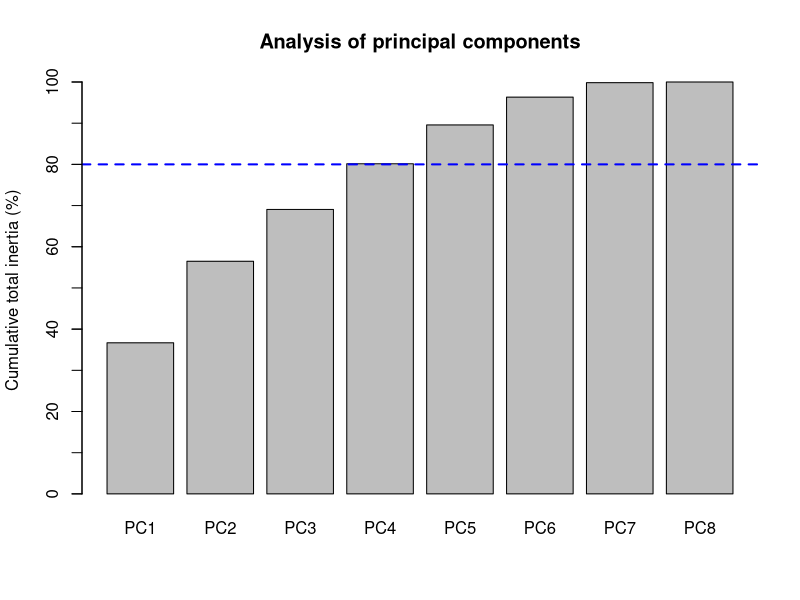
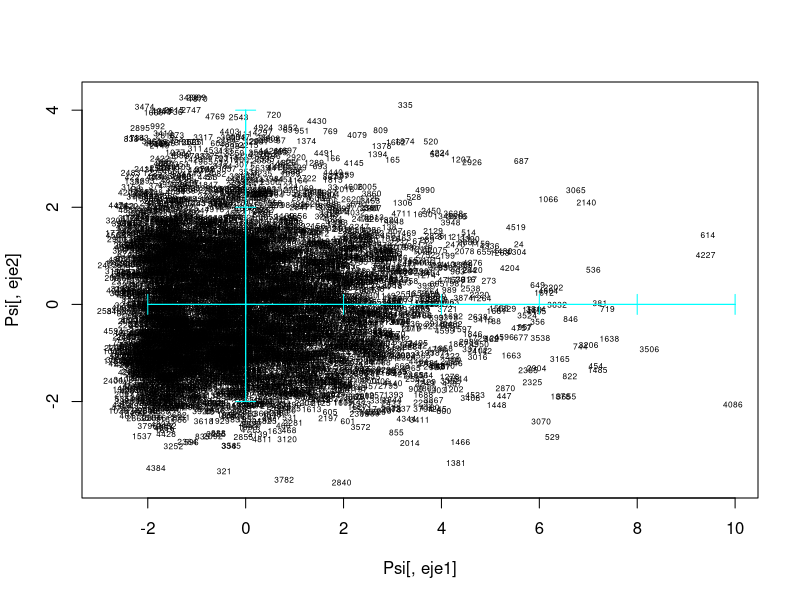
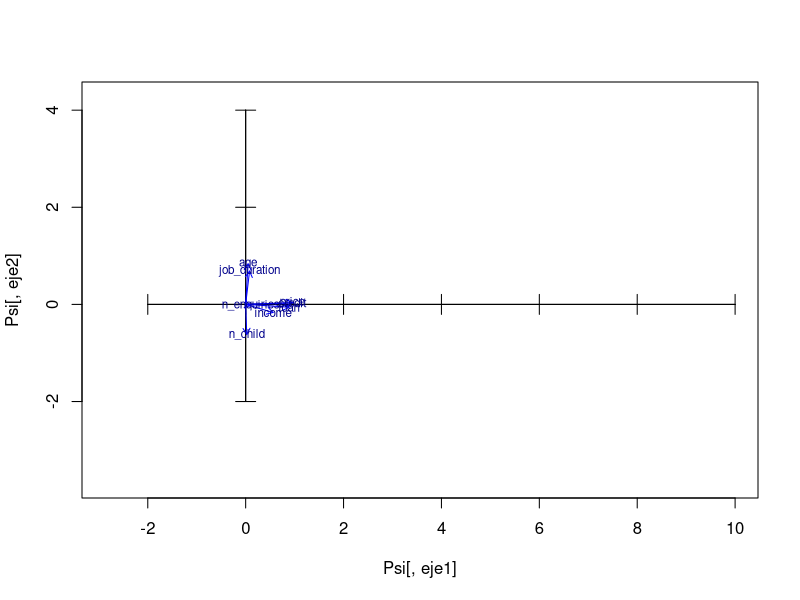
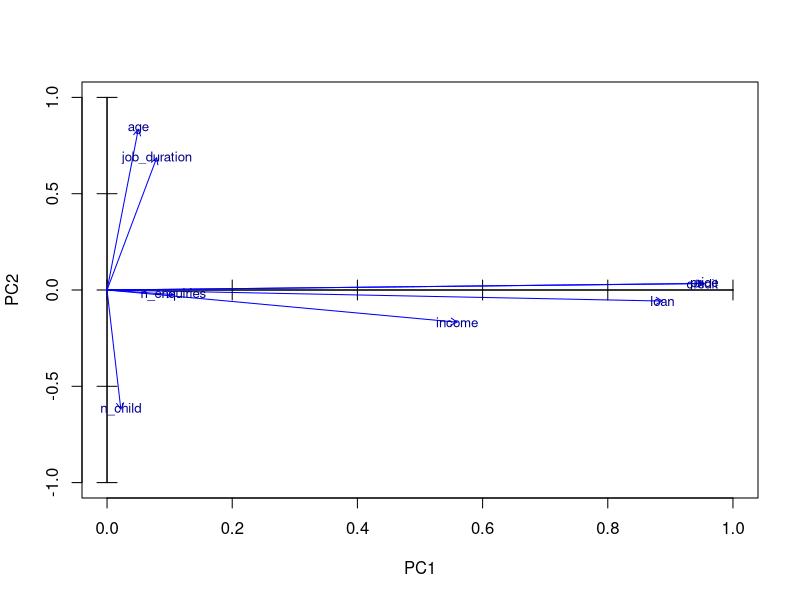
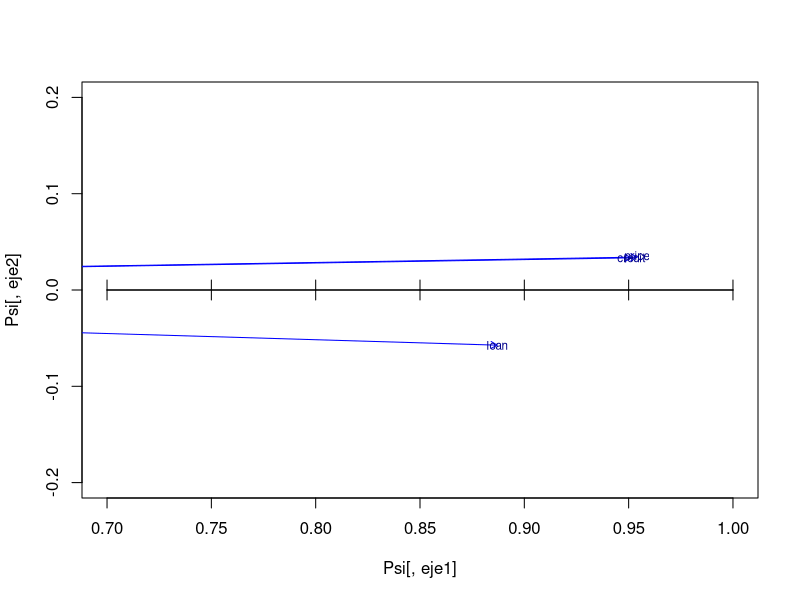
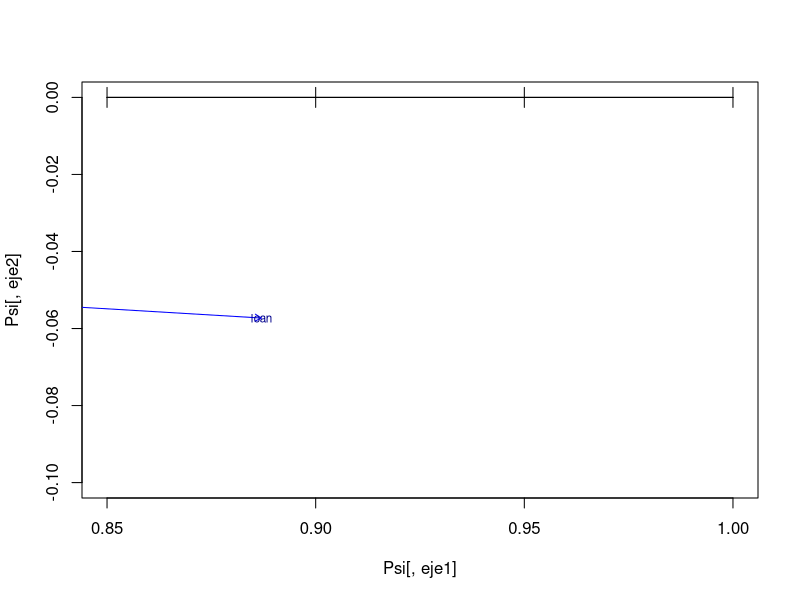
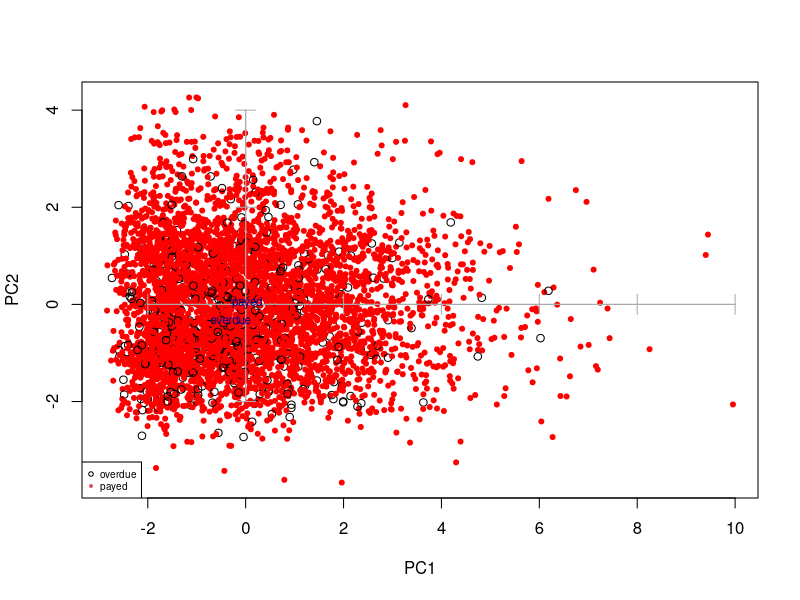
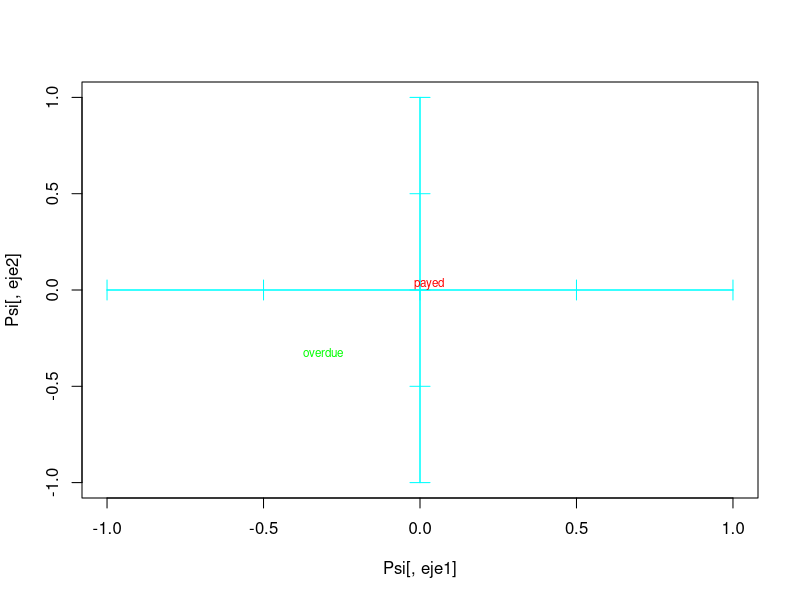

Write the R code that produced these figures, in order.
## ---- chunk 1
library(car)
## ---- chunk 2
df <- read.csv("2. Bank-India-preprocessed-data.csv")
data = df
## ---- chunk 3
# Here we can see the output of the PCA 
numeriques <- which(sapply(data,is.numeric))
# We don't include id for the analysis
numeriques = numeriques[-1]

dcon <- data[,numeriques]
sapply(dcon,class)

pc1 <- prcomp(dcon, scale=TRUE)
pc1
## ---- chunk 4
barplot(100*cumsum(pc1$sdev[1:dim(dcon)[2]]^2)/dim(dcon)[2], main = 
        'Analysis of principal components', 
        names.arg = c("PC1", "PC2", "PC3", "PC4", "PC5",
        "PC6", "PC7", "PC8"), ylab = "Cumulative total inertia (%)")

abline(80,0, col = "blue", lwd = 2, lty = 2)
axis(side=2, at=(seq(0, 100, by=10)), labels = FALSE)

## ---- chunk 5
# Select only 4 components
nd = 4
Psi = pc1$x[,1:nd]

# STORAGE OF LABELS FOR INDIVIDUALS AND VARIABLES

iden = row.names(dcon)
etiq = names(dcon)
ze = rep(0,length(etiq)) # WE WILL NEED THIS VECTOR AFTERWARDS FOR THE GRAPHICS

# PLOT OF INDIVIDUALS

#Select the component to be plot on our axis
eje1<-1
eje2<-2

# Here is were we create the shadows

plot(Psi[,eje1],Psi[,eje2], type="n")
text(Psi[,eje1],Psi[,eje2],labels=iden, cex=0.5)
axis(side=1, pos= 0, labels = F, col="cyan")
axis(side=3, pos= 0, labels = F, col="cyan")
axis(side=2, pos= 0, labels = F, col="cyan")
axis(side=4, pos= 0, labels = F, col="cyan")


# Projection of variables
# Correlation between original variables and the principal components
Phi = cor(dcon,Psi)

#select our axes

X<-Phi[,eje1]
Y<-Phi[,eje2]

plot(Psi[,eje1],Psi[,eje2],type="n")
axis(side=1, pos= 0, labels = F)
axis(side=3, pos= 0, labels = F)
axis(side=2, pos= 0, labels = F)
axis(side=4, pos= 0, labels = F)
arrows(ze, ze, X, Y, length = 0.07,col="blue")
text(X,Y,labels=etiq,col="darkblue", cex=0.7)
## ---- chunk 6
plot(Psi[,eje1],Psi[,eje2],type="n", xlim = c(0,1), ylim = c(-1, 1),
     main = '', xlab = 'PC1', ylab='PC2')
axis(side=1, pos= 0, labels = F)
axis(side=3, pos= 0, labels = F)
axis(side=2, pos= 0, labels = F)
axis(side=4, pos= 0, labels = F)
arrows(ze, ze, X, Y, length = 0.07,col="blue")
text(X,Y,labels=etiq,col="darkblue", cex=0.8)
text(-0.65,-0.7, 
     substitute(paste(italic('Note: "price" and "credit" share almost the same space')))
     ,col="red", cex=0.8)

# "price" and "credit" overlap because one is the price of the good to purchase, while credit is the loan the client requests.
## ---- chunk 7
plot(Psi[,eje1],Psi[,eje2],type="n", xlim = c(0.7,1), ylim = c(-0.2, 0.2))
axis(side=1, pos= 0, labels = F)
axis(side=3, pos= 0, labels = F)
axis(side=2, pos= 0, labels = F)
axis(side=4, pos= 0, labels = F)
arrows(ze, ze, X, Y, length = 0.07,col="blue")
text(X,Y,labels=etiq,col="darkblue", cex=0.7)

# Check that there are not more variables aggregated close to "loan"

plot(Psi[,eje1],Psi[,eje2],type="n", xlim = c(0.85,1), ylim = c(-0.1, 0))
axis(side=1, pos= 0, labels = F)
axis(side=3, pos= 0, labels = F)
axis(side=2, pos= 0, labels = F)
axis(side=4, pos= 0, labels = F)
arrows(ze, ze, X, Y, length = 0.07,col="blue")
text(X,Y,labels=etiq,col="darkblue", cex=0.7)
## ---- chunk 8
# Adding the target variable (index=2)

varcat<-factor(data[,2]) 
fdic1 = tapply(Psi[,eje1],varcat,mean)
fdic2 = tapply(Psi[,eje2],varcat,mean) 

varcat=factor(data[,2])
plot(Psi[,1],Psi[,2], pch=c(1,20) [varcat], col=c("black", "red") [varcat],
     xlab = 'PC1', ylab = 'PC2')
axis(side=1, pos= 0, labels = F, col="darkgray")
axis(side=3, pos= 0, labels = F, col="darkgray")
axis(side=2, pos= 0, labels = F, col="darkgray")
axis(side=4, pos= 0, labels = F, col="darkgray")
legend("bottomleft",levels(factor(varcat)),pch=c(1,20),col=c(1,2), cex=0.6)

text(fdic1,fdic2,labels=levels(varcat), col=c("darkblue", "darkblue"), 
     cex=0.7)

## ---- chunk 9

plot(Psi[,eje1],Psi[,eje2],type="n", xlim= c(-1,1), ylim = c(-1,1))
axis(side=1, pos= 0, labels = F, col="cyan")
axis(side=3, pos= 0, labels = F, col="cyan")
axis(side=2, pos= 0, labels = F, col="cyan")
axis(side=4, pos= 0, labels = F, col="cyan")

text(fdic1,fdic2,labels=levels(varcat), col=c("green", "red"), 
     cex=0.7)
## ---- chunk 10
dcat <- c(2:5,11:14,17:18,20)
colors<-rainbow(length(dcat))

plot(Psi[,eje1],Psi[,eje2], type = "n")
axis(side=1, pos= 0, labels = F, col="cyan")
axis(side=3, pos= 0, labels = F, col="cyan")
axis(side=2, pos= 0, labels = F, col="cyan")
axis(side=4, pos= 0, labels = F, col="cyan")

# Loop to add all categories 

c <- 1
for(k in dcat){
  seguentColor<-colors[c]
  fdic1 = tapply(Psi[,eje1],data[,k],mean)
  fdic2 = tapply(Psi[,eje2],data[,k],mean) 
  
  text(fdic1,fdic2,labels=levels(factor(data[,k])),col=seguentColor, cex=0.6)
  c<-c+1
}
legend("bottomleft",names(data)[dcat],pch=1,col=colors, cex=0.6)

## ---- chunk 11
plot(Psi[,eje1],Psi[,eje2], type = "n", xlim = c(-3,2), ylim = c(-2,3))
axis(side=1, pos= 0, labels = F, col="cyan")
axis(side=3, pos= 0, labels = F, col="cyan")
axis(side=2, pos= 0, labels = F, col="cyan")
axis(side=4, pos= 0, labels = F, col="cyan")

# Loop to add all categories 

c <- 1
for(k in dcat){
  seguentColor<-colors[c]
  fdic1 = tapply(Psi[,eje1],data[,k],mean)
  fdic2 = tapply(Psi[,eje2],data[,k],mean) 
  
  text(fdic1,fdic2,labels=levels(factor(data[,k])),col=seguentColor, cex=0.6)
  c<-c+1
}
legend("bottomleft",names(data)[dcat],pch=1,col=colors, cex=0.6)

## ---- chunk 12
groups <- list(c(2:5), c(11:13), 14, 17, 18, 20)

for(j in 1:length(groups)){
  colors <- c("red", "blue", "darkgreen")
  
  plot(Psi[,eje1],Psi[,eje2], type = "n", xlim = c(-3,2), ylim = c(-2,3))
  axis(side=1, pos= 0, labels = F, col="cyan")
  axis(side=3, pos= 0, labels = F, col="cyan")
  axis(side=2, pos= 0, labels = F, col="cyan")
  axis(side=4, pos= 0, labels = F, col="cyan")
    
    # Loop to add all categories of this group
    c <- 1
    for(k in groups[[j]]){
      seguentColor<-colors[c]
      fdic1 = tapply(Psi[,eje1],data[,k],mean)
      fdic2 = tapply(Psi[,eje2],data[,k],mean) 
      
      text(fdic1,fdic2,labels=levels(factor(data[,k])),col=seguentColor, 
           cex=0.6)
      c <- c+1
    }
  legend("bottomleft",names(data)[groups[[j]]],pch=1,col=colors, cex=0.6)
}


## ---- chunk 13
groups <- list(c(2:5), c(11:13))

for(j in 1:length(groups)){
  # colors <- c("red", "darkgreen", "green", "brown", "blue", "purple", "darkorange")
  colors <- c("red", "blue", "darkgreen")
  
  plot(Psi[,eje1],Psi[,eje2], type = "n", xlim = c(-1,2), ylim = c(-1,3))
  axis(side=1, pos= 0, labels = F, col="cyan")
  axis(side=3, pos= 0, labels = F, col="cyan")
  axis(side=2, pos= 0, labels = F, col="cyan")
  axis(side=4, pos= 0, labels = F, col="cyan")
  
  #add projections of numerical variables in background
  arrows(ze, ze, X, Y, length = 0.07,col="gray")
  text(X,Y,labels=etiq,col="gray", cex=0.7)
    
    # Loop to add all categories of this group
    c <- 1
    for(k in groups[[j]]){
      seguentColor<-colors[c]
      fdic1 = tapply(Psi[,eje1],data[,k],mean)
      fdic2 = tapply(Psi[,eje2],data[,k],mean) 
      
      text(fdic1,fdic2,labels=levels(factor(data[,k])),col=seguentColor, 
           cex=0.6)
      c <- c+1
    }
  legend("bottomleft",names(data)[groups[[j]]],pch=1,col=colors, cex=0.6)
}

## ---- chunk 14
# Plot the PCA plan
plot(Psi[,eje1],Psi[,eje2])
axis(side=1, pos= 0, labels = F, col="cyan")
axis(side=3, pos= 0, labels = F, col="cyan")
axis(side=2, pos= 0, labels = F, col="cyan")
axis(side=4, pos= 0, labels = F, col="cyan")

# Defining the parameter for Mahalanobis distance
df <- Psi[,eje1:eje2]
df.center <- colMeans(df)
df.cov <- cov(df)
rad <- sqrt(qchisq(0.95, df = ncol(df)))


# Plotting the ellipse of Mahalanobis distance
ellipse <- data.frame(ellipse(df.center, df.cov, rad, 100, FALSE, col = "orange", fill=TRUE))
## ---- chunk 15
# Applying the function
distances <- mahalanobis(x = df, center = df.center, cov = df.cov)

# Defining the Cut-off trigger using Chi-square distance with p = 0.95 df = 2 which in ncol(df)
cutoff <- qchisq(p = 0.95 , df = ncol(df))

# Display all the observations whose distance is greater than the cut-off value.
df[distances > cutoff ,]

# Displan only the observation within the distance
df_clean <- df[distances < cutoff ,]
plot(df_clean, type = "p")
# text(Psi[,eje1],Psi[,eje2],labels=iden,  cex=0.5)
axis(side=1, pos= 0, labels = F, col="cyan")
axis(side=3, pos= 0, labels = F, col="cyan")
axis(side=2, pos= 0, labels = F, col="cyan")
axis(side=4, pos= 0, labels = F, col="cyan")
## ---- chunk 16
#select other axes

eje1 = 3
eje2 = 4

X<-Phi[,eje1]
Y<-Phi[,eje2]

plot(Psi[,eje1],Psi[,eje2],type="n", xlim = c(-.2,1), ylim = c(-1,.2))
axis(side=1, pos= 0, labels = F)
axis(side=3, pos= 0, labels = F)
axis(side=2, pos= 0, labels = F)
axis(side=4, pos= 0, labels = F)
arrows(ze, ze, X, Y, length = 0.07,col="blue")
text(X,Y,labels=etiq,col="darkblue", cex=0.7)
## ---- chunk 17
# df <- data.frame(data$n_child, age)

# Calculate the average age for each n_child value
avg_age <- tapply(data$age, data$n_child, mean)
regression_model <- lm(data$age ~ data$n_child, data = data)
## ---- chunk 18
# Create the scatter plot
plot(names(avg_age), avg_age, xlab = "n_child", ylab = "Average Age", main = "Average Age vs. n_child")
abline(regression_model, col = "blue")
## ---- chunk 19
par(mfrow=c(1,1))
plot (data$n_child, data$age)
## ---- chunk 20
reverse_lm <- lm(data$n_child ~ data$age, data = data)
summary(reverse_lm)

## ---- chunk 21
plot (data$age, data$n_child)
abline(reverse_lm, col = "blue")
## ---- chunk 22
regression_model
summary(regression_model)
## ---- chunk 23
par(mfrow=c(2,2))
plot(regression_model)
